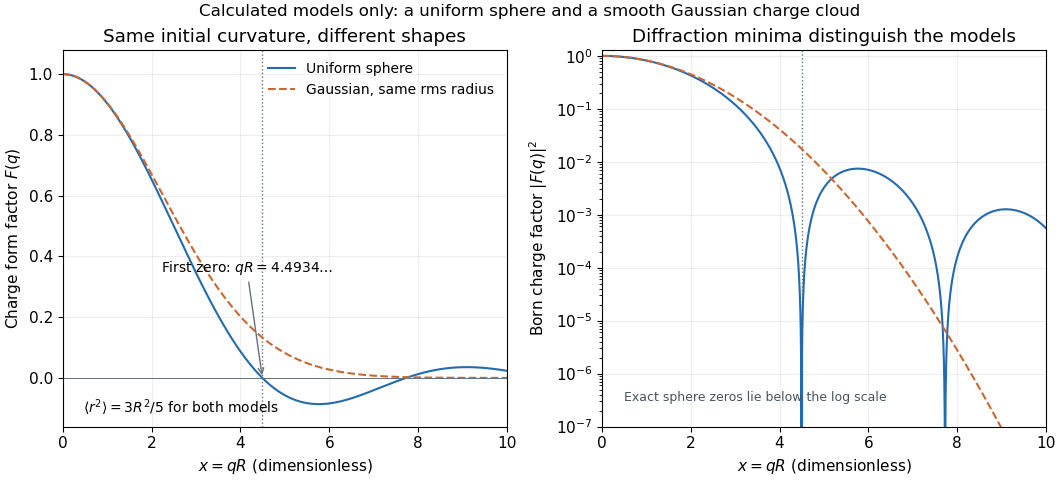

Write the Python code that produced this figure.
"""Original equal-rms model comparison; no experimental data.

Python 3.14, matplotlib 3.10.7, numpy 2.3.5. Run from _media.
"""
from pathlib import Path

import matplotlib.pyplot as plt
import numpy as np


def sphere_form_factor(x):
    x = np.asarray(x, dtype=float)
    result = np.empty_like(x)
    small = np.abs(x) < 0.05
    y = x[small] ** 2
    result[small] = 1 - y / 10 + y**2 / 280 - y**3 / 15120
    z = x[~small]
    result[~small] = 3 * (np.sin(z) - z * np.cos(z)) / z**3
    return result


def main():
    plt.rcParams.update({"font.size": 11, "font.family": "DejaVu Sans"})
    x = np.linspace(0, 10, 2401)
    sphere = sphere_form_factor(x)
    gaussian = np.exp(-x*x/10)
    first_zero = 4.493409457909064
    fig, axes = plt.subplots(1, 2, figsize=(10.6, 4.8), layout="constrained", facecolor="white")
    colors = ("#236aaf", "#ca6730")
    for ax in axes:
        ax.set(xlim=(0, 10), xlabel=r"$x=qR$ (dimensionless)")
        ax.grid(alpha=0.2)
        ax.axvline(first_zero, color="#65727b", linewidth=1, linestyle=":")
    axes[0].plot(x, sphere, color=colors[0], label="Uniform sphere")
    axes[0].plot(x, gaussian, color=colors[1], linestyle="--", label="Gaussian, same rms radius")
    axes[0].axhline(0, color="#65727b", linewidth=0.7)
    axes[0].set(ylim=(-0.16, 1.08), ylabel=r"Charge form factor $F(q)$", title="Same initial curvature, different shapes")
    axes[0].legend(loc="upper right", frameon=False, fontsize=10)
    axes[0].annotate(r"First zero: $qR=4.4934\ldots$", xy=(first_zero, 0),
                     xytext=(2.2, 0.35), arrowprops={"arrowstyle": "->", "color": "#65727b"}, fontsize=10)
    axes[0].text(0.45, -0.115, r"$\langle r^2\rangle=3R^2/5$ for both models", fontsize=10)
    axes[1].semilogy(x, sphere**2, color=colors[0])
    axes[1].semilogy(x, gaussian**2, color=colors[1], linestyle="--")
    axes[1].set(ylim=(1e-7, 1.3), ylabel=r"Born charge factor $|F(q)|^2$", title="Diffraction minima distinguish the models")
    axes[1].text(0.5, 3e-7, "Exact sphere zeros lie below the log scale", fontsize=9, color="#47545f")
    fig.suptitle("Calculated models only: a uniform sphere and a smooth Gaussian charge cloud", fontsize=12)
    fig.savefig(Path(__file__).with_suffix(".png").name, dpi=100, facecolor="white")
    plt.close(fig)


if __name__ == "__main__":
    main()
